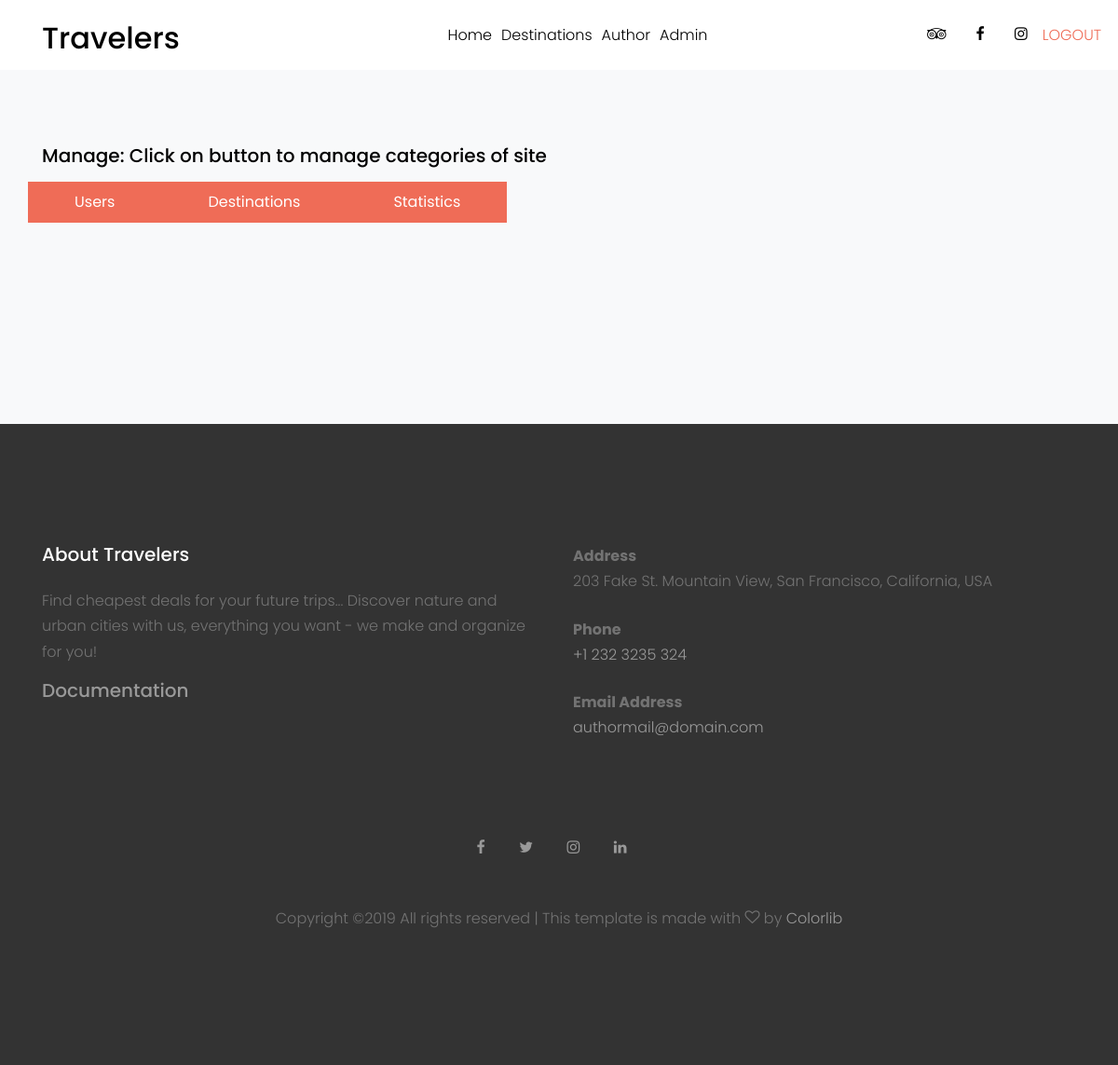
The app's page /index.php?page=admin (signed in) with its own data.
### tables this page shows
CREATE TABLE `menu` (
  `id` int(11) NOT NULL,
  `title` varchar(150) NOT NULL,
  `path` varchar(150) NOT NULL
);

### config/connection.php (called while the page is built, shortened)
<?php
try {
    $conn = new PDO("mysql:host=".SERVER.";dbname=".DATABASE.";charset=utf8", USERNAME, PASSWORD);
    $conn->setAttribute(PDO::ATTR_DEFAULT_FETCH_MODE, PDO::FETCH_OBJ);
    $conn->setAttribute(PDO::ATTR_ERRMODE, PDO::ERRMODE_EXCEPTION);
}
catch(PDOException $ex){
    echo $ex->getMessage();
}
function executeQuery($query){
    global $conn;
    return $conn->query($query)->fetchAll();
}

### models/functions.php (called while the page is built, shortened)
<?php
function getMenu(){
    return executeQuery("SELECT * FROM menu");
}
?>

### views/pages/admin.php (the view, shortened to what this page needs)
<?php if(isset($_SESSION['user']) && $_SESSION['user']->role_id==="1"): ?>
<div class="site-section bg-light">
      <div class="container">
      <h3 class="h5 text-black mb-3">Manage: Click on button to manage categories of site </h3>
      <div class="row">
            <input type="button" value="Users" id="btnUsers" name="btnUsers" class="btn btn-primary pill text-white px-5 py-2">
            <br/>
            <input type="button" value="Destinations" id="btnDest" name="btnDest" class="btn btn-primary pill text-white px-5 py-2">
            <br/>
            <input type="button" value="Statistics" id="btnShow" name="btnShow" class="btn btn-primary pill text-white px-5 py-2">
</div>
<br/>
<br/>
<br/>
</div>
<br/>
<br/>
        </div>
        </div>
<?php else: ?>
<?php header("Location: index.php?page=login"); ?>
<?php endif; ?>

### views/fixed/header.php (shortened to what this page needs)
<body>
 <?php
  require_once "models/functions.php";
  require_once "config/connection.php";
  ?>
  <div class="site-wrap">
    <header class="site-navbar py-1" role="banner">
      <div class="container">
        <div class="row align-items-center">
          <div class="col-6 col-xl-2">
            <h1 class="mb-0"><a href="index.html" class="text-black h2 mb-0">Travelers</a></h1>
          </div>
          <div class="col-10 col-md-8 d-none d-xl-block">
            <nav class="site-navigation position-relative text-right text-lg-center" role="navigation">
            <ul class="site-menu js-clone-nav mx-auto d-none d-lg-block">
            <?php
           $menus=getMenu();
           foreach ($menus as $menu): ?>
           <li> <a href="<?=$menu->path?>" ><?=$menu->title?> </li>
            <?php endforeach; ?>
             <?php if(isset($_SESSION['user']) && $_SESSION['user']->role_id==="1"): ?>
             <li><a href="index.php?page=admin"> Admin </a></li>
<?php endif;?>
              </ul>
            </nav>
          </div>
          <div class="col-6 col-xl-2 text-right">
            <div class="d-none d-xl-inline-block">
              <ul class="site-menu js-clone-nav ml-auto list-unstyled d-flex text-right mb-0" data-class="social">
                <li>
                  <a href="#" class="pl-0 pr-3 text-black"><span class="icon-tripadvisor"></span></a>
                </li>
                <li>
                  <a href="#" class="pl-3 pr-3 text-black"><span class="icon-facebook"></span></a>
                </li>
                <li>
                  <a href="#" class="pl-3 pr-3 text-black"><span class="icon-instagram"></span></a>
                </li>
                <?php if(isset($_SESSION['user'])):?>
                      <li><a href="models/users/logout.php">LOGOUT</a></li>
                 <?php else: ?>
                  <li><a href="index.php?page=login">LOGIN</a></li>
             <?php endif;?>
              </ul>
            </div>
          </div>
        </div>
      </div>
    </header>

### assets/css/style.css (style rules this page uses)
body { line-height: 1.7; color: #4d4d4d; font-weight: 300; font-size: 1rem; }
a { -webkit-transition: .3s all ease; -o-transition: .3s all ease; transition: .3s all ease; }
h1, h2, h3, h4, h5, .h1, .h2, .h3, .h4, .h5 { font-family: "Poppins", -apple-system, BlinkMacSystemFont, "Segoe UI", Roboto, "Helvetica Neue", Arial, sans-serif, "Apple Color Emoji", "Segoe UI Emoji", "Segoe UI Symbol", "Noto Color Emoji"; }
.text-black { color: #000 !important; }
.site-wrap:before { -webkit-transition: .3s all ease-in-out; -o-transition: .3s all ease-in-out; transition: .3s all ease-in-out; background: rgba(0, 0, 0, 0.6); content: ""; position: absolute; z-index: 2000; top: 0; left: 0; right: 0; bottom: 0; opacity: 0; visibility: hidden; }
.btn { border-radius: 0; }
.btn.btn-primary { border: 2px solid transparent; }
.site-section { padding: 2.5em 0; }
@media (min-width: 768px) { .site-section { padding: 5em 0; } }
.site-navbar { margin-bottom: 0px; z-index: 1999; position: relative; }
.site-navbar .site-navigation .site-menu { margin-bottom: 0; }
.site-navbar .site-navigation .site-menu a { text-decoration: none !important; display: inline-block; }
.site-navbar .site-navigation .site-menu > li { display: inline-block; padding: 10px 5px; }
.site-navbar .site-navigation .site-menu > li > a { padding: 10px 0px; color: #000; text-decoration: none !important; }
.site-mobile-menu .site-nav-wrap { padding: 0; margin: 0; list-style: none; position: relative; }
.site-mobile-menu .site-nav-wrap a { padding: 10px 20px; display: block; position: relative; color: #212529; }
.site-mobile-menu .site-nav-wrap li { position: relative; display: block; }
.site-mobile-menu .site-nav-wrap > li { display: block; position: relative; float: left; width: 100%; }
.site-mobile-menu .site-nav-wrap > li > a { padding-left: 20px; font-size: 20px; }
.site-mobile-menu .site-nav-wrap[data-class="social"] { float: left; width: 100%; margin-top: 30px; padding-bottom: 5em; }
.site-mobile-menu .site-nav-wrap[data-class="social"] > li { width: auto; }
.site-mobile-menu .site-nav-wrap[data-class="social"] > li:first-child a { padding-left: 15px !important; }
.bg-light { background: #ccc; }

### records on screen
menu: title "Home"
menu: title "Destinations"
menu: title "Author"
